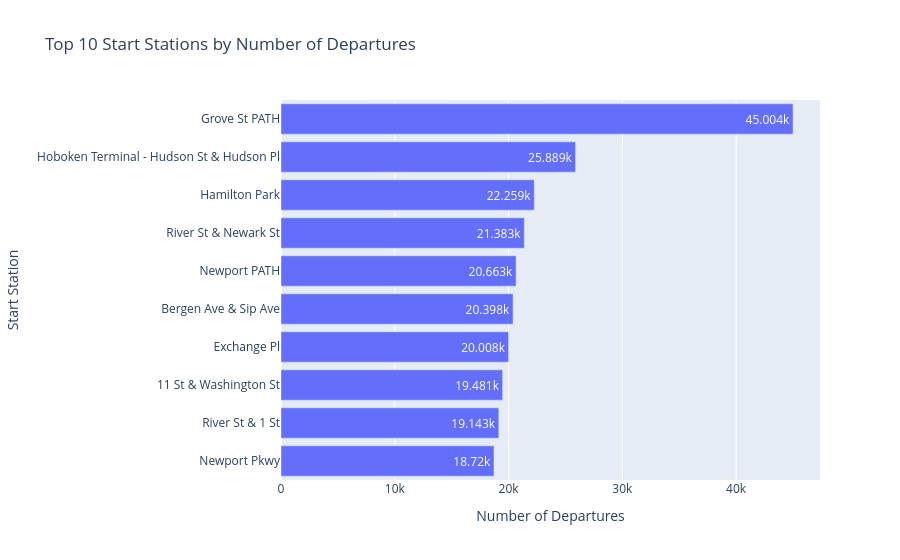

Notebook cell for this chart:
### Code cell
fig = px.bar(
    top_start_stations.sort_values("number_of_departures"),
    x="number_of_departures",
    y="start_station_name",
    orientation="h",
    title="Top 10 Start Stations by Number of Departures",
    text_auto=True
)

fig.update_layout(
    xaxis_title="Number of Departures",
    yaxis_title="Start Station"
)

fig.show()

### Figure 1 — Plotly figure (JSON) as saved in the notebook; plotly's stock layout.template omitted (floating-point values rounded to 4 significant figures)
{"data": [{"hovertemplate": "number_of_departures=%{x}<br>start_station_name=%{y}<extra></extra>", "legendgroup": "", "marker": {"color": "#636efa", "pattern": {"shape": ""}}, "name": "", "orientation": "h", "showlegend": false, "textposition": "auto", "texttemplate": "%{x}", "type": "bar", "x": [18720, 19143, 19481, 20008, 20398, 20663, 21383, 22259, 25889, 45004], "xaxis": "x", "y": ["Newport Pkwy", "River St & 1 St", "11 St & Washington St", "Exchange Pl", "Bergen Ave & Sip Ave", "Newport PATH", "River St & Newark St", "Hamilton Park", "Hoboken Terminal - Hudson St & Hudson Pl", "Grove St PATH"], "yaxis": "y"}], "layout": {"barmode": "relative", "legend": {"tracegroupgap": 0}, "title": {"text": "Top 10 Start Stations by Number of Departures"}, "xaxis": {"anchor": "y", "domain": [0, 1], "title": {"text": "Number of Departures"}}, "yaxis": {"anchor": "x", "domain": [0, 1], "title": {"text": "Start Station"}}}}
